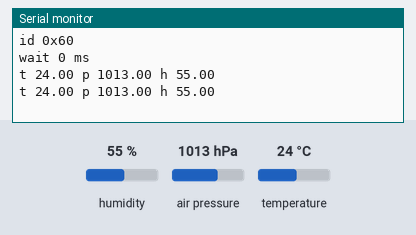
Bench run of a sketch on a simulated Arduino Uno, built with avr-gcc and run on an emulated ATmega328P. Parts: the last lines printed to the serial monitor. Wiring (inferred from the names in the program): BME280 sensor at I2C address 0x76. Inputs (shaded band) come from the test bench; at power-on: humidity 55 %, air pressure 1013 hPa, temperature 24 °C.

Above: at 1.2 s.
1.3 s: humidity set to 22 %
At 2.6 s:
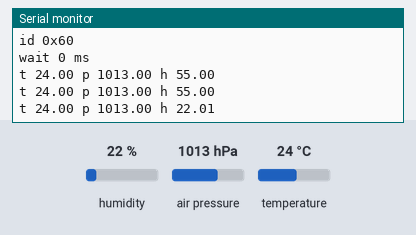
2.8 s: air pressure set to 952 hPa
At 3.8 s:
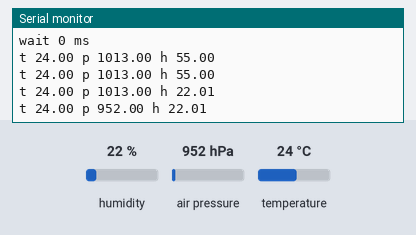
4.3 s: temperature set to 12 °C
At 5.8 s:
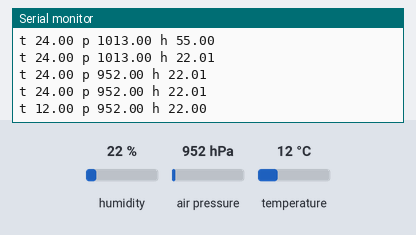
Timing chart, 0 to 7.3 s (numbered marks = the images above; inputs shaded):
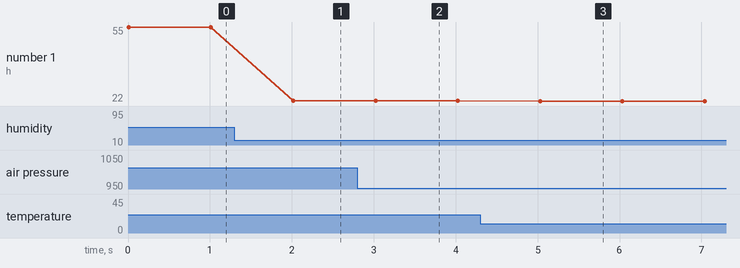

The sketch:

bme280.ino
```cpp
// bme280 — tests assert: a BME280 on I2C at 0x76 (SDA A4, SCL A5), driven with the datasheet's
// registers and compensation code (no library): it prints "id 0x60", reads the trimming words,
// then every second starts a forced measurement (T, P and H at x1), waits for status bit 3 to
// clear, prints "wait <ms> ms" once, and prints "t <celsius> p <hPa> h <%>" (2 decimals) at
// 115200 baud.

#include <Wire.h>

const uint8_t ADDR = 0x76;
uint16_t dig_T1, dig_P1;
int16_t dig_T2, dig_T3, dig_P2, dig_P3, dig_P4, dig_P5, dig_P6, dig_P7, dig_P8, dig_P9, dig_H2, dig_H4, dig_H5;
uint8_t dig_H1, dig_H3;
int8_t dig_H6;
int32_t tFine;

uint8_t read8(uint8_t reg) {
  Wire.beginTransmission(ADDR);
  Wire.write(reg);
  Wire.endTransmission(false);
  Wire.requestFrom(ADDR, (uint8_t)1);
  return Wire.read();
}

void readBlock(uint8_t reg, uint8_t *out, uint8_t n) {
  Wire.beginTransmission(ADDR);
  Wire.write(reg);
  Wire.endTransmission(false);
  Wire.requestFrom(ADDR, n);
  for (uint8_t i = 0; i < n; i++) out[i] = Wire.read();
}

void write8(uint8_t reg, uint8_t value) {
  Wire.beginTransmission(ADDR);
  Wire.write(reg);
  Wire.write(value);
  Wire.endTransmission();
}

int32_t compensateT(int32_t adc) {
  int32_t var1 = ((((adc >> 3) - ((int32_t)dig_T1 << 1))) * ((int32_t)dig_T2)) >> 11;
  int32_t var2 = (((((adc >> 4) - ((int32_t)dig_T1)) * ((adc >> 4) - ((int32_t)dig_T1))) >> 12) * ((int32_t)dig_T3)) >> 14;
  tFine = var1 + var2;
  return (tFine * 5 + 128) >> 8;
}

uint32_t compensateP(int32_t adc) {
  int64_t var1 = ((int64_t)tFine) - 128000;
  int64_t var2 = var1 * var1 * (int64_t)dig_P6;
  var2 = var2 + ((var1 * (int64_t)dig_P5) << 17);
  var2 = var2 + (((int64_t)dig_P4) << 35);
  var1 = ((var1 * var1 * (int64_t)dig_P3) >> 8) + ((var1 * (int64_t)dig_P2) << 12);
  var1 = (((((int64_t)1) << 47) + var1)) * ((int64_t)dig_P1) >> 33;
  if (var1 == 0) return 0;
  int64_t p = 1048576 - adc;
  p = (((p << 31) - var2) * 3125) / var1;
  var1 = (((int64_t)dig_P9) * (p >> 13) * (p >> 13)) >> 25;
  var2 = (((int64_t)dig_P8) * p) >> 19;
  p = ((p + var1 + var2) >> 8) + (((int64_t)dig_P7) << 4);
  return (uint32_t)p;
}

uint32_t compensateH(int32_t adc) {
  int32_t v = (tFine - ((int32_t)76800));
  v = (((((adc << 14) - (((int32_t)dig_H4) << 20) - (((int32_t)dig_H5) * v)) + ((int32_t)16384)) >> 15) *
       (((((((v * ((int32_t)dig_H6)) >> 10) * (((v * ((int32_t)dig_H3)) >> 11) + ((int32_t)32768))) >> 10) + ((int32_t)2097152)) * ((int32_t)dig_H2) + 8192) >> 14));
  v = (v - (((((v >> 15) * (v >> 15)) >> 7) * ((int32_t)dig_H1)) >> 4));
  v = (v < 0 ? 0 : v);
  v = (v > 419430400 ? 419430400 : v);
  return (uint32_t)(v >> 12);
}

void setup() {
  Serial.begin(115200);
  Wire.begin();
  Serial.print("id 0x");
  Serial.println(read8(0xD0), HEX);
  uint8_t c[26];
  readBlock(0x88, c, 24);
  dig_T1 = c[0] | (c[1] << 8);
  dig_T2 = c[2] | (c[3] << 8);
  dig_T3 = c[4] | (c[5] << 8);
  dig_P1 = c[6] | (c[7] << 8);
  dig_P2 = c[8] | (c[9] << 8);
  dig_P3 = c[10] | (c[11] << 8);
  dig_P4 = c[12] | (c[13] << 8);
  dig_P5 = c[14] | (c[15] << 8);
  dig_P6 = c[16] | (c[17] << 8);
  dig_P7 = c[18] | (c[19] << 8);
  dig_P8 = c[20] | (c[21] << 8);
  dig_P9 = c[22] | (c[23] << 8);
  dig_H1 = read8(0xA1);
  readBlock(0xE1, c, 7);
  dig_H2 = c[0] | (c[1] << 8);
  dig_H3 = c[2];
  dig_H4 = ((int16_t)(int8_t)c[3] << 4) | (c[4] & 0x0F);
  dig_H5 = ((int16_t)(int8_t)c[5] << 4) | (c[4] >> 4);
  dig_H6 = (int8_t)c[6];
}

bool firstWait = true;

void loop() {
  write8(0xF2, 0x01);                        // humidity x1
  write8(0xF4, (1 << 5) | (1 << 2) | 0x01);  // T x1, P x1, forced
  unsigned long start = millis();
  while (read8(0xF3) & 0x08) {
  }
  if (firstWait) {
    Serial.print("wait ");
    Serial.print(millis() - start);
    Serial.println(" ms");
    firstWait = false;
  }
  uint8_t d[8];
  readBlock(0xF7, d, 8);
  int32_t adcP = ((uint32_t)d[0] << 12) | ((uint32_t)d[1] << 4) | (d[2] >> 4);
  int32_t adcT = ((uint32_t)d[3] << 12) | ((uint32_t)d[4] << 4) | (d[5] >> 4);
  int32_t adcH = ((uint32_t)d[6] << 8) | d[7];
  float t = compensateT(adcT) / 100.0;
  float p = compensateP(adcP) / 25600.0;
  float h = compensateH(adcH) / 1024.0;
  Serial.print("t ");
  Serial.print(t, 2);
  Serial.print(" p ");
  Serial.print(p, 2);
  Serial.print(" h ");
  Serial.println(h, 2);
  delay(1000);
}
```

Measured:
- after the input at 1.3 s, the serial monitor: prints a new line after 0.72 s (image 1)
- after the input at 2.8 s, the serial monitor: prints a new line after 0.22 s (image 2)
- after the input at 4.3 s, the serial monitor: prints a new line after 0.73 s (image 3)
- plotted number 1: 55 → 22.01 after the input at 1.3 s, 22.01 → 22 after the input at 4.3 s
